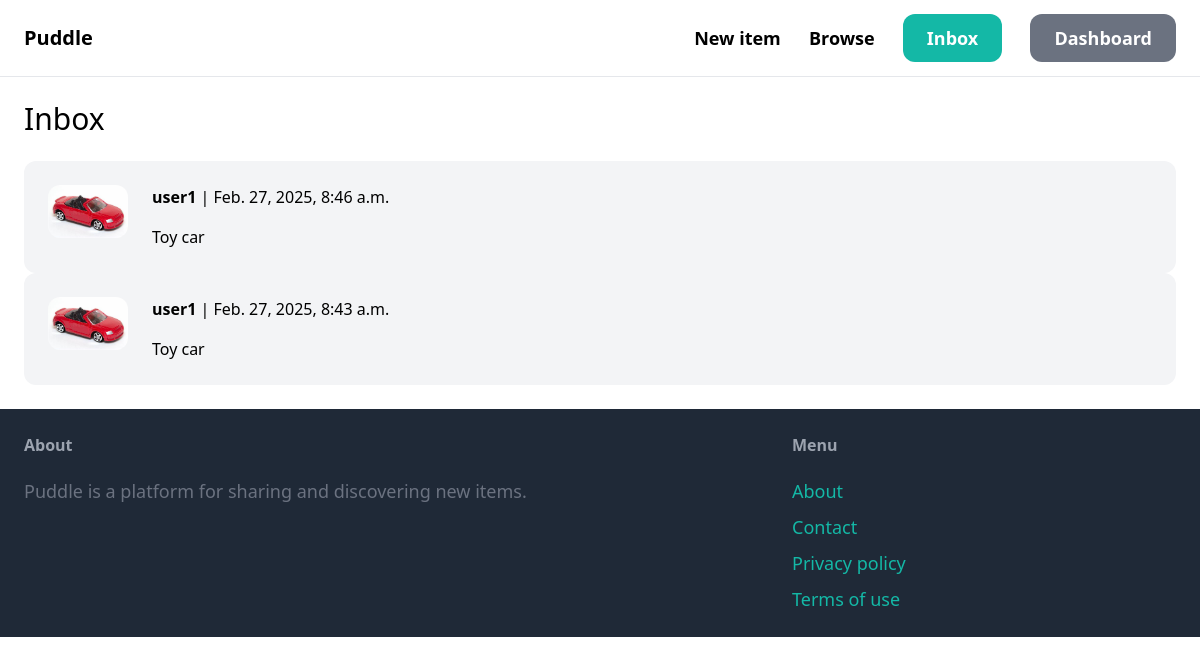
Page /inbox/ (signed in) on the earlier database version.
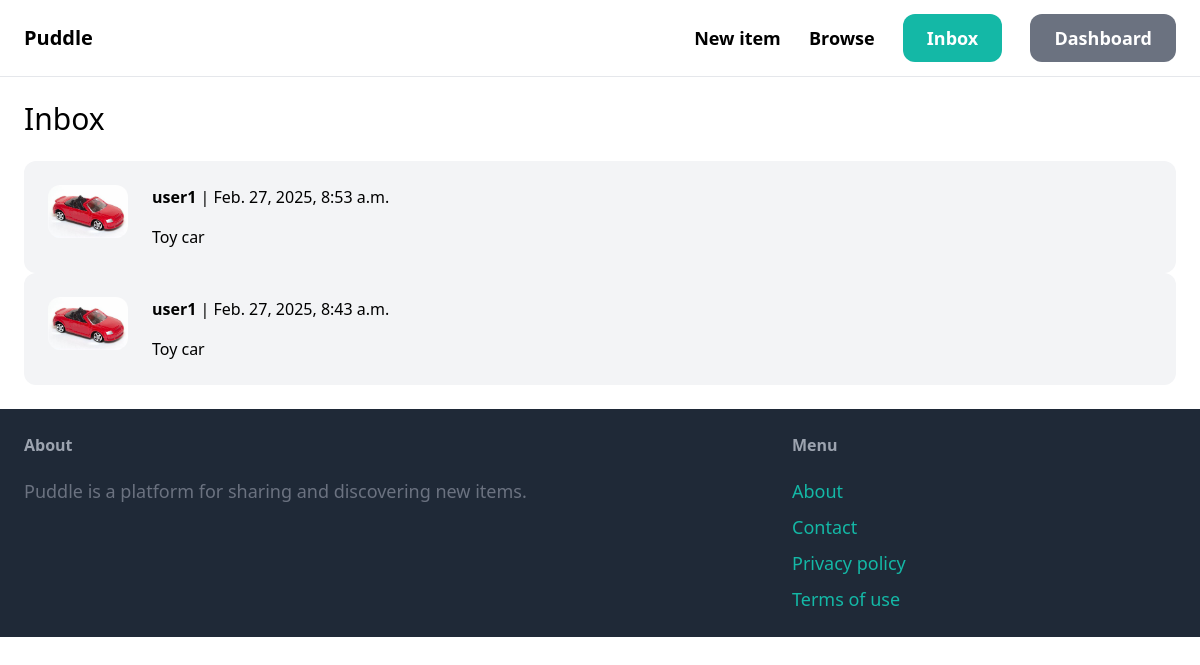
Same page on the later database version.
### conversation/models.py (models this page shows)
class Conversation(models.Model):
    item = models.ForeignKey(Item, related_name='conversations', on_delete=models.CASCADE)
    members = models.ManyToManyField(User, related_name='conversations')
    created_at = models.DateTimeField(auto_now_add=True)
    modified_at = models.DateTimeField(auto_now=True)
    class Meta:
        ordering = ('-modified_at',)

### item/models.py (models this page shows, shortened)
class Item(models.Model):
    category = models.ForeignKey(Category, related_name='items', on_delete=models.CASCADE)
    name = models.CharField(max_length=255)
    description = models.TextField(blank=True, null=True)
    price = models.FloatField()
    image = models.ImageField(upload_to='item_images', blank=True, null=True)
    is_sold = models.BooleanField(default=False)
    created_by = models.ForeignKey(User, related_name='items', on_delete=models.CASCADE)
    created_at = models.DateTimeField(auto_now_add=True)

### conversation/views.py (the view)
# urls.py: path('', views.inbox, name='inbox'),
@login_required
def inbox(request):
    conversations = Conversation.objects.filter(members__in=[request.user.id])
    return render(request, 'conversation/inbox.html', {
        'conversations': conversations
    })

### conversation/templates/conversation/inbox.html (shortened to what this page needs)
{% extends 'core/base.html' %}
{% block content %}
<h1 class="mb-6 text-3xl">Inbox</h1>
<div class="space-y-6">
    {% for conversation in conversations %}
        <a href="{% url 'conversation:detail' conversation.id %}">
            <div class="p-6 flex bg-gray-100 rounded-xl">
                <div class="pr-6">
                    <img src="{{ conversation.item.image.url }}" class="w-20 rounded-xl">
                </div>
                <div>
                    {% for member in conversation.members.all %}
                        {% if member != request.user %}
                            <p class="mb-4"><strong>{{ member.username }}</strong> | {{ conversation.modified_at }}</p>
                            <p>{{ conversation.item.name }}</p>
                        {% endif %}
                    {% endfor %}
                </div>
            </div>
        </a>
    {% endfor %}
</div>
{% endblock %}

Differences in the rows shown:
changed Conversation: modified_at "Feb. 27, 2025, 8:46 a.m." → "Feb. 27, 2025, 8:53 a.m."
